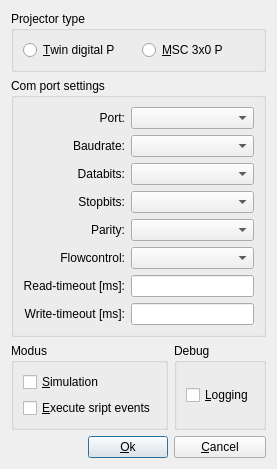
<?xml version="1.0" encoding="UTF-8"?>
<ui version="4.0">
 <class>ConfigurationDlg</class>
 <widget class="QDialog" name="ConfigurationDlg">
  <property name="geometry">
   <rect>
    <x>0</x>
    <y>0</y>
    <width>271</width>
    <height>417</height>
   </rect>
  </property>
  <property name="sizePolicy">
   <sizepolicy hsizetype="Fixed" vsizetype="Fixed">
    <horstretch>0</horstretch>
    <verstretch>0</verstretch>
   </sizepolicy>
  </property>
  <property name="maximumSize">
   <size>
    <width>455</width>
    <height>420</height>
   </size>
  </property>
  <property name="windowTitle">
   <string>Configuration</string>
  </property>
  <layout class="QGridLayout" name="gridLayout_5">
   <item row="0" column="0" colspan="3">
    <widget class="QGroupBox" name="m_pProjectorType">
     <property name="title">
      <string>Projector type</string>
     </property>
     <layout class="QGridLayout" name="gridLayout">
      <item row="0" column="0">
       <widget class="QRadioButton" name="m_pDigitalTwinP">
        <property name="text">
         <string>&amp;Twin digital P</string>
        </property>
       </widget>
      </item>
      <item row="0" column="1">
       <widget class="QRadioButton" name="m_pMSC300P">
        <property name="text">
         <string>&amp;MSC 3x0 P</string>
        </property>
       </widget>
      </item>
     </layout>
    </widget>
   </item>
   <item row="1" column="0" colspan="3">
    <widget class="QGroupBox" name="m_pComPortGroup">
     <property name="title">
      <string>Com port settings</string>
     </property>
     <layout class="QGridLayout" name="gridLayout_2">
      <item row="0" column="0">
       <widget class="QLabel" name="m_pComPortLabel">
        <property name="text">
         <string>Port:</string>
        </property>
        <property name="alignment">
         <set>Qt::AlignRight|Qt::AlignTrailing|Qt::AlignVCenter</set>
        </property>
        <property name="wordWrap">
         <bool>false</bool>
        </property>
       </widget>
      </item>
      <item row="0" column="1">
       <widget class="QComboBox" name="m_pComPortList"/>
      </item>
      <item row="1" column="0">
       <widget class="QLabel" name="m_pBaudRateLabel">
        <property name="text">
         <string>Baudrate:</string>
        </property>
        <property name="alignment">
         <set>Qt::AlignRight|Qt::AlignTrailing|Qt::AlignVCenter</set>
        </property>
        <property name="wordWrap">
         <bool>false</bool>
        </property>
       </widget>
      </item>
      <item row="1" column="1">
       <widget class="QComboBox" name="m_pBaudRateList"/>
      </item>
      <item row="2" column="0">
       <widget class="QLabel" name="m_pDataBitsLabel">
        <property name="text">
         <string>Databits:</string>
        </property>
        <property name="alignment">
         <set>Qt::AlignRight|Qt::AlignTrailing|Qt::AlignVCenter</set>
        </property>
        <property name="wordWrap">
         <bool>false</bool>
        </property>
       </widget>
      </item>
      <item row="2" column="1">
       <widget class="QComboBox" name="m_pDataBitsList"/>
      </item>
      <item row="3" column="0">
       <widget class="QLabel" name="m_pStopBitsLabel">
        <property name="text">
         <string>Stopbits:</string>
        </property>
        <property name="alignment">
         <set>Qt::AlignRight|Qt::AlignTrailing|Qt::AlignVCenter</set>
        </property>
        <property name="wordWrap">
         <bool>false</bool>
        </property>
       </widget>
      </item>
      <item row="3" column="1">
       <widget class="QComboBox" name="m_pStopBitsList"/>
      </item>
      <item row="4" column="0">
       <widget class="QLabel" name="m_pParityLabel">
        <property name="text">
         <string>Parity:</string>
        </property>
        <property name="alignment">
         <set>Qt::AlignRight|Qt::AlignTrailing|Qt::AlignVCenter</set>
        </property>
        <property name="wordWrap">
         <bool>false</bool>
        </property>
       </widget>
      </item>
      <item row="4" column="1">
       <widget class="QComboBox" name="m_pParityList"/>
      </item>
      <item row="5" column="0">
       <widget class="QLabel" name="m_pFlowControlLabel">
        <property name="text">
         <string>Flowcontrol:</string>
        </property>
        <property name="alignment">
         <set>Qt::AlignRight|Qt::AlignTrailing|Qt::AlignVCenter</set>
        </property>
        <property name="wordWrap">
         <bool>false</bool>
        </property>
       </widget>
      </item>
      <item row="5" column="1">
       <widget class="QComboBox" name="m_pFlowControlList"/>
      </item>
      <item row="6" column="0">
       <widget class="QLabel" name="m_pReadTimeoutLabel">
        <property name="text">
         <string>Read-timeout [ms]:</string>
        </property>
        <property name="alignment">
         <set>Qt::AlignRight|Qt::AlignTrailing|Qt::AlignVCenter</set>
        </property>
        <property name="wordWrap">
         <bool>false</bool>
        </property>
       </widget>
      </item>
      <item row="6" column="1">
       <widget class="QLineEdit" name="m_pReadTimeout"/>
      </item>
      <item row="7" column="0">
       <widget class="QLabel" name="m_pWriteTimeoutLabel">
        <property name="text">
         <string>Write-timeout [ms]:</string>
        </property>
        <property name="alignment">
         <set>Qt::AlignRight|Qt::AlignTrailing|Qt::AlignVCenter</set>
        </property>
        <property name="wordWrap">
         <bool>false</bool>
        </property>
       </widget>
      </item>
      <item row="7" column="1">
       <widget class="QLineEdit" name="m_pWriteTimeout"/>
      </item>
     </layout>
    </widget>
   </item>
   <item row="2" column="0" colspan="2">
    <widget class="QGroupBox" name="m_pModusGroup">
     <property name="title">
      <string>Modus</string>
     </property>
     <layout class="QGridLayout" name="gridLayout_4">
      <item row="0" column="0">
       <widget class="QCheckBox" name="m_pSimulation">
        <property name="text">
         <string>&amp;Simulation</string>
        </property>
       </widget>
      </item>
      <item row="1" column="0">
       <widget class="QCheckBox" name="m_pExecuteEvents">
        <property name="text">
         <string>&amp;Execute sript events</string>
        </property>
       </widget>
      </item>
     </layout>
    </widget>
   </item>
   <item row="2" column="2">
    <widget class="QGroupBox" name="m_pDebugGroup">
     <property name="title">
      <string>Debug</string>
     </property>
     <layout class="QGridLayout" name="gridLayout_3">
      <item row="0" column="0">
       <widget class="QCheckBox" name="m_pDbgLogging">
        <property name="text">
         <string>&amp;Logging</string>
        </property>
       </widget>
      </item>
     </layout>
    </widget>
   </item>
   <item row="3" column="0">
    <spacer name="horizontalSpacer_2">
     <property name="orientation">
      <enum>Qt::Horizontal</enum>
     </property>
     <property name="sizeHint" stdset="0">
      <size>
       <width>83</width>
       <height>20</height>
      </size>
     </property>
    </spacer>
   </item>
   <item row="3" column="1">
    <widget class="QPushButton" name="m_pOk">
     <property name="text">
      <string>&amp;Ok</string>
     </property>
    </widget>
   </item>
   <item row="3" column="2">
    <widget class="QPushButton" name="m_pCancel">
     <property name="text">
      <string>&amp;Cancel</string>
     </property>
    </widget>
   </item>
  </layout>
 </widget>
 <pixmapfunction>qPixmapFromMimeSource</pixmapfunction>
 <resources/>
 <connections>
  <connection>
   <sender>m_pOk</sender>
   <signal>clicked()</signal>
   <receiver>ConfigurationDlg</receiver>
   <slot>sltCloseDialog()</slot>
   <hints>
    <hint type="sourcelabel">
     <x>116</x>
     <y>385</y>
    </hint>
    <hint type="destinationlabel">
     <x>20</x>
     <y>20</y>
    </hint>
   </hints>
  </connection>
  <connection>
   <sender>m_pCancel</sender>
   <signal>clicked()</signal>
   <receiver>ConfigurationDlg</receiver>
   <slot>reject()</slot>
   <hints>
    <hint type="sourcelabel">
     <x>182</x>
     <y>385</y>
    </hint>
    <hint type="destinationlabel">
     <x>20</x>
     <y>20</y>
    </hint>
   </hints>
  </connection>
  <connection>
   <sender>m_pSimulation</sender>
   <signal>toggled(bool)</signal>
   <receiver>ConfigurationDlg</receiver>
   <slot>sltSimulationToggled(bool)</slot>
   <hints>
    <hint type="sourcelabel">
     <x>38</x>
     <y>339</y>
    </hint>
    <hint type="destinationlabel">
     <x>3</x>
     <y>306</y>
    </hint>
   </hints>
  </connection>
  <connection>
   <sender>m_pDbgLogging</sender>
   <signal>toggled(bool)</signal>
   <receiver>ConfigurationDlg</receiver>
   <slot>sltDebugLoggingToggled(bool)</slot>
   <hints>
    <hint type="sourcelabel">
     <x>225</x>
     <y>347</y>
    </hint>
    <hint type="destinationlabel">
     <x>266</x>
     <y>340</y>
    </hint>
   </hints>
  </connection>
  <connection>
   <sender>m_pDigitalTwinP</sender>
   <signal>toggled(bool)</signal>
   <receiver>ConfigurationDlg</receiver>
   <slot>sltTwinDigitalPToggled(bool)</slot>
   <hints>
    <hint type="sourcelabel">
     <x>34</x>
     <y>43</y>
    </hint>
    <hint type="destinationlabel">
     <x>2</x>
     <y>57</y>
    </hint>
   </hints>
  </connection>
  <connection>
   <sender>m_pMSC300P</sender>
   <signal>toggled(bool)</signal>
   <receiver>ConfigurationDlg</receiver>
   <slot>sltMSC300PToggled(bool)</slot>
   <hints>
    <hint type="sourcelabel">
     <x>198</x>
     <y>38</y>
    </hint>
    <hint type="destinationlabel">
     <x>267</x>
     <y>62</y>
    </hint>
   </hints>
  </connection>
 </connections>
 <slots>
  <slot>sltSimulationToggled(bool)</slot>
  <slot>sltDebugLoggingToggled(bool)</slot>
  <slot>sltTwinDigitalPToggled(bool)</slot>
  <slot>sltMSC300PToggled(bool)</slot>
 </slots>
</ui>
